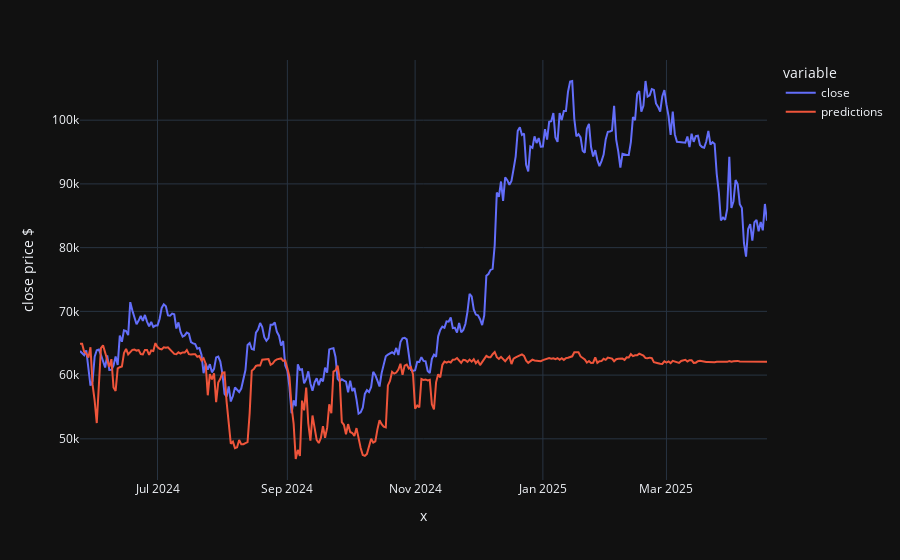

Notebook code for this chart:
### Markdown cell above
# Evaluate the multi-step regressor

### Code cell
# wrap tuned model with MultiOutputRegressor to predict multiple steps at once
y_pred = multi_step_xgb.predict(X_test)
# evaluate model
from sklearn.metrics import mean_absolute_error, mean_squared_error, r2_score

# this gives aggregate metrics across all test sequences and all prediction days
print(f"multi step model MAE: {mean_absolute_error(y_true=y_test, y_pred=y_pred):.2f}")
print(f"multi step model MSE: {mean_squared_error(y_true=y_test, y_pred=y_pred):.2f}")
print(f"multi step model R2: {r2_score(y_true=y_test, y_pred=y_pred):.2f}")

# eval_df = btc_5y_close_df_30_lag.loc[btc_5y_close_df_30_lag.index[-30:], ['close']]

# get the first day prediction for every sample
eval_df = pd.DataFrame()
eval_df['close'] = y_test[:,0]
eval_df['predictions'] = y_pred[:, 0]

eval_index = btc_5y_close_df_30_lag.index[-y_pred.shape[0]:]

fig = px.line(eval_df, x=eval_index, y=['close', 'predictions'], template='plotly_dark', labels={"value": "close price $"})
fig.show()

### Figure 1 — Plotly figure (JSON) as saved in the notebook; plotly's stock layout.template omitted (floating-point values rounded to 4 significant figures; data arrays with more than 128 entries replaced by an {"elided": "..."} marker saying what was removed)
{"data": [{"hovertemplate": "variable=close<br>x=%{x}<br>close price $=%{y}<extra></extra>", "legendgroup": "close", "line": {"color": "#636efa", "dash": "solid"}, "marker": {"symbol": "circle"}, "mode": "lines", "name": "close", "orientation": "v", "showlegend": true, "type": "scatter", "x": {"elided": "329 str values"}, "xaxis": "x", "y": {"elided": "329 float values"}, "yaxis": "y"}, {"hovertemplate": "variable=predictions<br>x=%{x}<br>close price $=%{y}<extra></extra>", "legendgroup": "predictions", "line": {"color": "#EF553B", "dash": "solid"}, "marker": {"symbol": "circle"}, "mode": "lines", "name": "predictions", "orientation": "v", "showlegend": true, "type": "scatter", "x": {"elided": "329 str values"}, "xaxis": "x", "y": {"elided": "329 float values"}, "yaxis": "y"}], "layout": {"legend": {"title": {"text": "variable"}, "tracegroupgap": 0}, "margin": {"t": 60}, "xaxis": {"anchor": "y", "domain": [0, 1], "title": {"text": "x"}}, "yaxis": {"anchor": "x", "domain": [0, 1], "title": {"text": "close price $"}}}}
